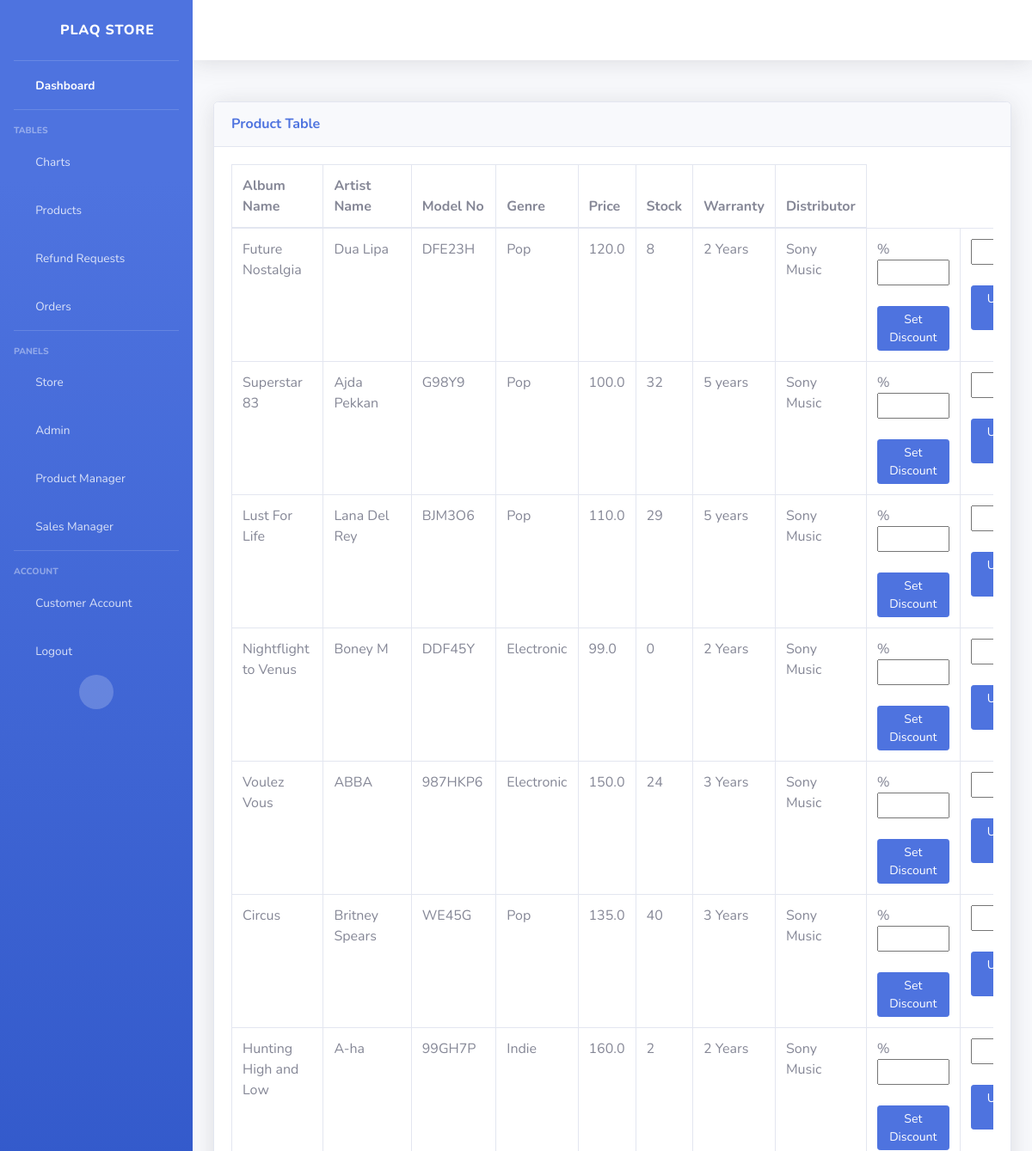
The app's page /sales-manager/ (signed in, upper part), older data.
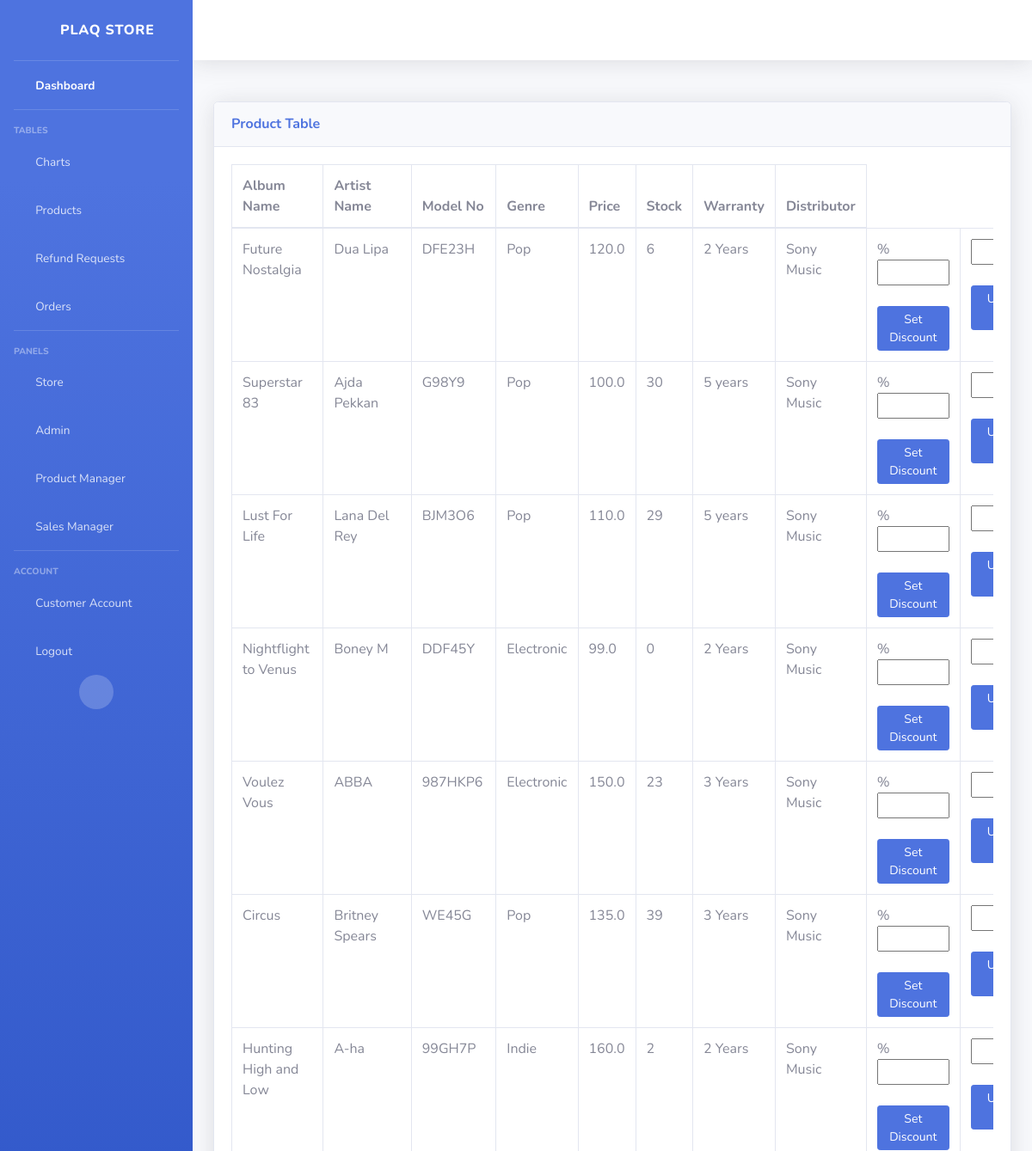
The same page, newer data.
### store/models.py (models this page shows, shortened)
class Product(models.Model):
    model_no = models.CharField(max_length=200, blank=True, null=True)
    album_name = models.CharField(max_length=200, blank=False)
    artist_name = models.CharField(max_length=200, blank=False)
    description = models.CharField(max_length=500, blank=True, null=True)
    genre = models.CharField(max_length=200, blank=True, null=True)
    warranty = models.CharField(max_length=200, blank=True, null=True)
    distributor = models.CharField(max_length=200, blank=True, null=True)
    price = models.FloatField()
    stock = models.IntegerField(default=0, null=True, blank=True)
    onDiscount = models.BooleanField(default= False)
    image = models.ImageField(blank=True, null=True)

### mysite/decorators.py (the view)
    def wrapper_func(request, *args, **kwargs):
        group_list = []
        user = request.user
        for groups in user.groups.all():
            group_list.append(groups.name)
        if 'sales manager' in group_list:
            return view_func(request, *args, **kwargs)
        else:
            return redirect('store')

### sales_manager/views.py (called while the page is built)
@sales_manager
def salesManager(request):
    products = Product.objects.all()
    context={'products': products}
    return render(request, "sales_manager/sales-manager.html", context)

### sales_manager/templates/sales_manager/sales-manager.html (shortened to what this page needs)
{% include 'sales_manager/sales_manager_base.html' %}
{% load static %}
{%block content%}
<div class="card shadow mb-4">
    <div class="card-header py-3">
        <h6 class="m-0 font-weight-bold text-primary">Product Table</h6>
    </div>
    <div class="card-body">
        <div class="table-responsive">
            <table class="table table-bordered" id="dataTable" width="100%" cellspacing="0">
                <thead>
                    <tr>
                        <th>Album Name</th>
                        <th>Artist Name</th>
                        <th>Model No</th>
                        <th>Genre</th>
                        <th>Price</th>
                        <th>Stock</th>
                        <th>Warranty</th>
                        <th>Distributor</th>
                    </tr>
                </thead>
                <tbody>
                    {% for product in products %}
                    <tr>
                        <td>{{product.album_name}}</td>
                        <td>{{product.artist_name}}</td>
                        <td>{{product.model_no}}</td>
                        <td>{{product.genre}}</td>
                        <td>{{product.price}}</td>
                        <td>{{product.stock}}</td>
                        <td>{{product.warranty}}</td>
                        <td>{{product.distributor}}</td>
                        <form action = "/price-discount/" method='POST'>
                        <td>% <input name="discount" type = "text" href="" size="7" >
                            <button   data- type="submit" class="btn btn-sm btn-primary" href="">Set Discount </button></td>
                        </form>
                        <form action = "/price-update/" method='POST'>
                        <td><input name = "price" type = "text" href="" size="7">
                            <button   data- type="submit" class="btn btn-sm btn-primary" href="">Update Price </button></td>
                        </form>
                    </tr>
                    {% endfor %}
                </tbody>
            </table>
        </div>
    </div>
</div>
{%endblock content %}

Row changes from the older to the newer data that the page shows:
changed Product "Future Nostalgia": stock "8" → "6"
changed Product "Superstar 83": stock "32" → "30"
changed Product "Voulez Vous": stock "24" → "23"
changed Product "Circus": stock "40" → "39"
